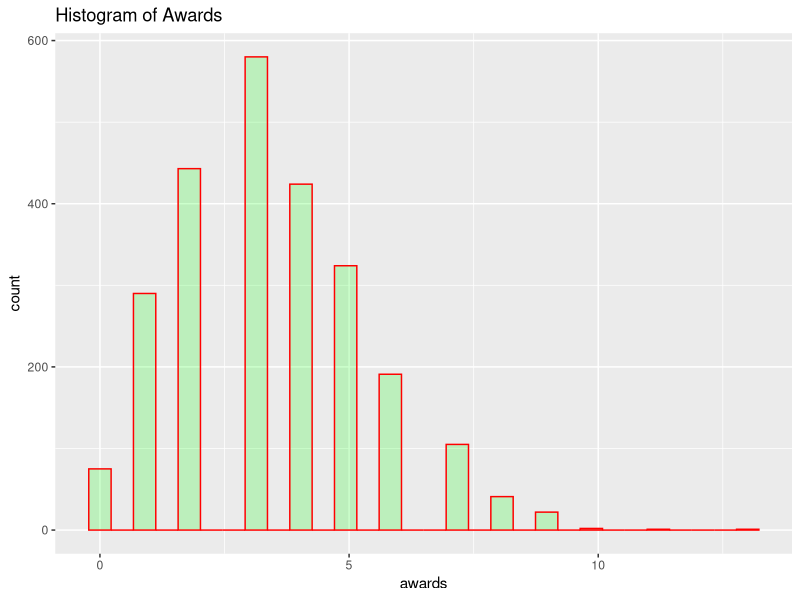
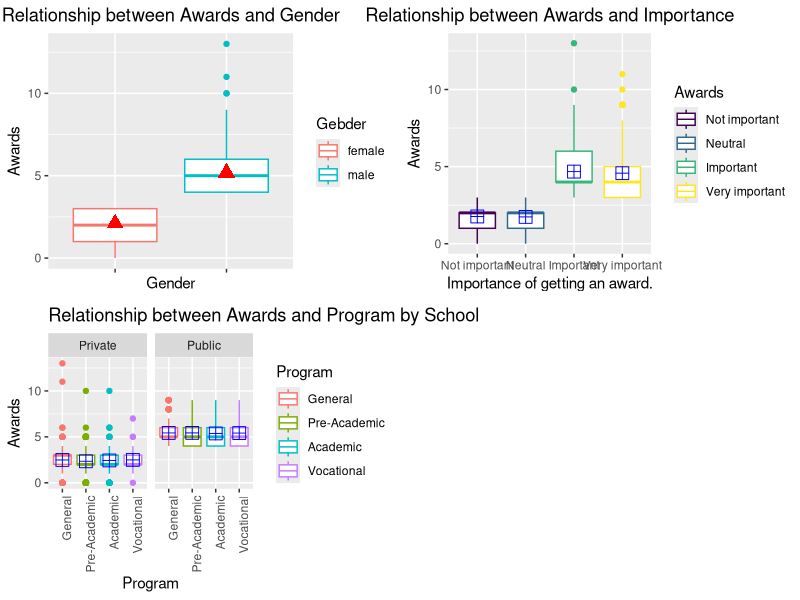
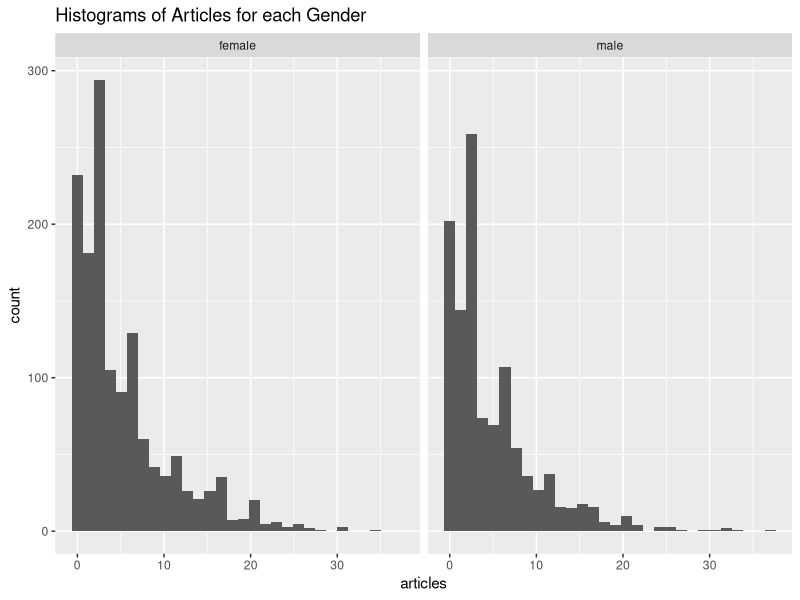

These figures' R source, in order:
## ---- chunk 1
library(ggplot2)
library(tidyr)
library(data.table)
library(gridExtra)
library(MASS)
library(AER)
library(dplyr)
## ---- chunk 2
df<-read.csv("awards.csv")
str(df)

df<-df %>% dplyr::select(-c(X,id_num,date))
#sapply(df, function(x) sum(is.na(x)))
#summary(df)
df<-separate(df,school.prog,c("School", "Program"),sep="/")
df$imp<-ordered(df$imp,levels=c(1,2,3,4),labels=c('Not important','Neutral','Important','Very important'))
df$School<-factor(df$School)
df$Program<-factor(df$Program,levels = c(0,1,2,3),labels = c("General","Pre-Academic","Academic","Vocational"))
df<-df[!df$hpw<0,]
glimpse(df)
## ---- chunk 3
#summary(df[which(unlist(lapply(df,is.numeric)))])
ggplot(df,aes(awards))+geom_histogram( col="red", fill="green", alpha=.2)+ggtitle("Histogram of Awards")
var(df$awards)
mean(df$awards)

## ---- chunk 4
g1=ggplot(data = df, aes(x = gender, y = awards,color=gender))+
  geom_boxplot()+
  scale_x_discrete(labels= levels(df$gender))+
  stat_summary(fun.y = "mean",geom = 'point',col='red', shape=17, size=4)+ 
  labs(title ="Relationship between Awards and Gender" ,y='Awards',x="Gender",color="Gebder")+theme(plot.title = element_text(hjust = 0.5))
g2 = ggplot(data = df, aes(x = imp, y = awards,color = imp))+
  geom_boxplot()+
  scale_x_discrete(labels= levels(df$imp) )+
  stat_summary(fun.y = "mean",geom = 'point',col='blue', shape=12, size=4)+
  labs(title ="Relationship between Awards and Importance" ,color =  "Awards",y='Awards',x="Importance of getting an award.")+theme(plot.title = element_text(hjust = 0.5))
g3<-ggplot(data = df, aes(x = Program, y = awards,color = Program))+
  geom_boxplot()+facet_grid(.~School)+
  scale_x_discrete(labels= levels(df$Program) )+
  stat_summary(fun.y = "mean",geom = 'point',col='blue', shape=12, size=4)+
  labs(title ="Relationship between Awards and Program by School" ,color =  "Program",y='Awards',x="Program")+theme(axis.text.x = element_text(angle = 90, hjust = 1))
grid.arrange(g1, g2,g3,nrow=2)
## ---- chunk 5
df%>%group_by(gender)%>%
  summarise(var=var(awards),mean=mean(awards))
df%>%group_by(imp)%>%
  summarise(var=var(awards),mean=mean(awards))
df%>%group_by(School)%>%
  summarise(var=var(awards),mean=mean(awards))
df%>%group_by(Program)%>%
  summarise(var=var(awards),mean=mean(awards))


## ---- chunk 6
intercept_only<-glm(awards~1,data = df,family = poisson(link = log))
summary(intercept_only)
mean(df$awards)
exp(intercept_only$coefficients)
## ---- chunk 7
final_model<-glm(awards~.-Program-School,data = df,family = poisson(link = log))
summary(final_model)
exp(coef(final_model))
## ---- chunk 8
options(scipen=999)
predict(final_model,newdata=data.frame(math=mean(df$math),physics=mean(df$physics),hpw=mean(df$hpw),gender="male",imp="Very important",School="Private",Program="General"),type = "response")

## ---- chunk 9
ppois(15,lambda = 3.679907,lower.tail = F)

## ---- chunk 10
degree_of_f<-df.residual(final_model)
chi_sq<-sum(resid(final_model,type="pearson")^2)
pchisq(chi_sq,df=degree_of_f,lower.tail = F)
## ---- chunk 11
pchisq(q=375.42,df=2491,lower.tail = F)#numbers are from summary.

## ---- chunk 12
set.seed(1)
df$articles<-rnbinom(nrow(df),mu=5,size = 1)
var(df$articles)
mean(df$articles)
## ---- chunk 13
ggplot(df)+geom_histogram(aes(articles))+facet_grid(.~gender)+ggtitle("Histograms of Articles for each Gender")
## ---- chunk 14
new_model<-glm(articles~.-Program-physics-gender-School-hpw,data = df,family = poisson(link = log))
summary(new_model)
## ---- chunk 15

dispersiontest(new_model,trafo = NULL,alternative = "greater")
## ---- chunk 16

mod_q<-glm(articles~.-Program-physics-gender-School-hpw, data = df,family = quasipoisson(link = log))
mod_n<-glm.nb(articles~.-Program-physics-gender-School-hpw, data = df)
data.frame(coef(mod_q),coef(mod_n))
coef(mod_q)
coef(mod_n)

data.frame(deviance(new_model),deviance(mod_q),deviance(mod_n))
data.frame(deviance(new_model),deviance(mod_q),deviance(mod_n)) 
mod_n$aic
new_model$aic
